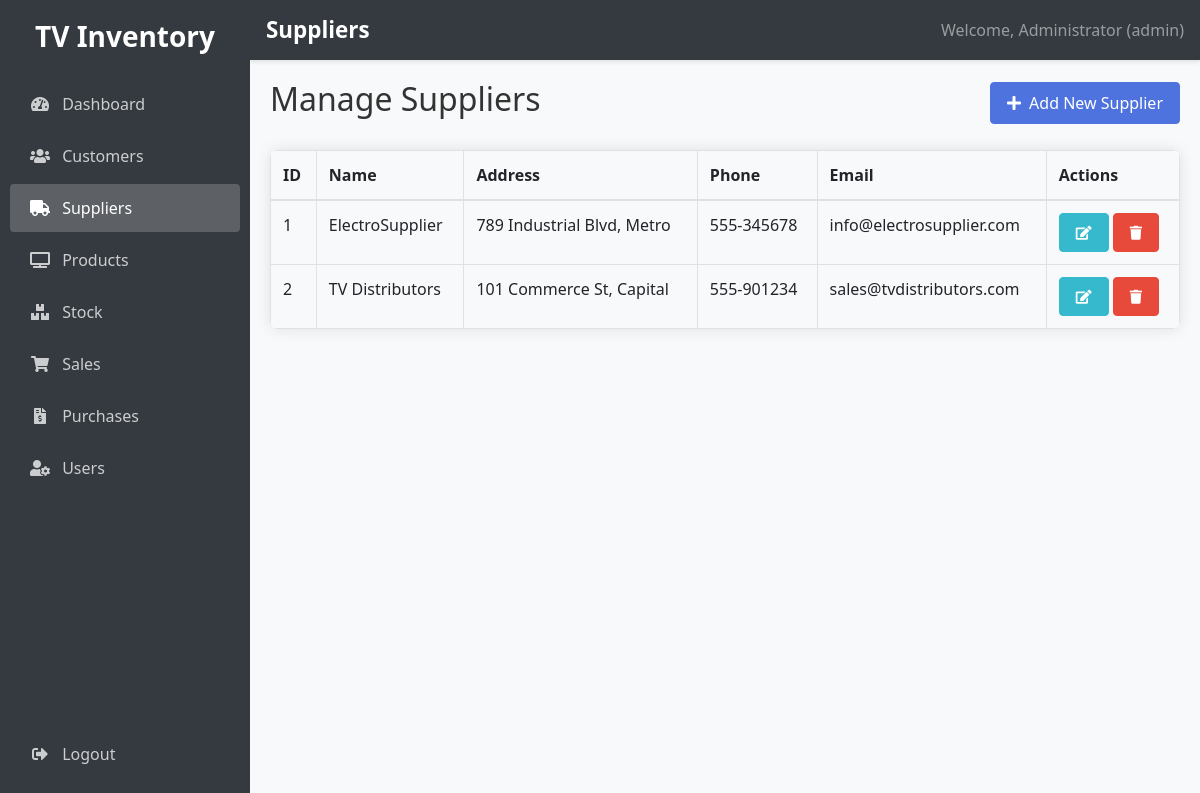
Page /suppliers.php (signed in) on the committed database.
### tables this page shows
CREATE TABLE suppliers (
    id INT AUTO_INCREMENT PRIMARY KEY,
    name VARCHAR(100) NOT NULL,
    address TEXT,
    phone VARCHAR(20),
    email VARCHAR(100),
    created_at TIMESTAMP DEFAULT CURRENT_TIMESTAMP
);

### suppliers.php (the view, shortened to what this page needs)
<?php
require_once "config.php";
 $suppliers = [];
 $sql = "SELECT * FROM suppliers ORDER BY name";
if($result = mysqli_query($conn, $sql)){
    while($row = mysqli_fetch_assoc($result)){
        $suppliers[] = $row;
    }
}
?>
<!DOCTYPE html>
<html lang="en">
<head>
    <link rel="stylesheet" href="https://stackpath.bootstrapcdn.com/bootstrap/4.5.2/css/bootstrap.min.css">
    <link rel="stylesheet" href="https://cdnjs.cloudflare.com/ajax/libs/font-awesome/5.15.1/css/all.min.css">
    <link rel="stylesheet" href="style.css">
</head>
<body>
    <div class="sidebar" style="width: 250px;">
        <div class="text-center mb-4">
            <h3>TV Inventory</h3>
        </div>
        <ul class="nav flex-column">
            <li class="nav-item">
                <a class="nav-link" href="dashboard.php">
                    <i class="fas fa-tachometer-alt mr-2"></i> Dashboard
                </a>
            </li>
            <?php if($_SESSION["role"] == "admin" || $_SESSION["role"] == "karyawan"): ?>
            <li class="nav-item">
                <a class="nav-link" href="customers.php">
                    <i class="fas fa-users mr-2"></i> Customers
                </a>
            </li>
            <li class="nav-item">
                <a class="nav-link active" href="suppliers.php">
                    <i class="fas fa-truck mr-2"></i> Suppliers
                </a>
            </li>
            <li class="nav-item">
                <a class="nav-link" href="products.php">
                    <i class="fas fa-tv mr-2"></i> Products
                </a>
            </li>
            <li class="nav-item">
                <a class="nav-link" href="stock.php">
                    <i class="fas fa-boxes mr-2"></i> Stock
                </a>
            </li>
            <li class="nav-item">
                <a class="nav-link" href="sales.php">
                    <i class="fas fa-shopping-cart mr-2"></i> Sales
                </a>
            </li>
            <li class="nav-item">
                <a class="nav-link" href="purchases.php">
                    <i class="fas fa-file-invoice-dollar mr-2"></i> Purchases
                </a>
            </li>
            <?php endif; ?>
            <?php if($_SESSION["role"] == "admin"): ?>
            <li class="nav-item">
                <a class="nav-link" href="users.php">
                    <i class="fas fa-user-cog mr-2"></i> Users
                </a>
            </li>
            <?php endif; ?>
            <li class="nav-item mt-auto">
                <a class="nav-link" href="logout.php">
                    <i class="fas fa-sign-out-alt mr-2"></i> Logout
                </a>
            </li>
        </ul>
    </div>
    <nav class="navbar navbar-expand-lg navbar-dark bg-dark">
        <span class="navbar-brand">Suppliers</span>
        <span class="navbar-text ml-auto">
            Welcome, <?php echo htmlspecialchars($_SESSION["name"]); ?> (<?php echo htmlspecialchars($_SESSION["role"]); ?>)
        </span>
    </nav>
    <div class="content">
        <div class="d-flex justify-content-between align-items-center mb-4">
            <h2>Manage Suppliers</h2>
            <button type="button" class="btn btn-primary" data-toggle="modal" data-target="#addSupplierModal">
                <i class="fas fa-plus mr-2"></i>Add New Supplier
            </button>
        </div>
        <div class="table-responsive">
            <table class="table table-bordered" width="100%" cellspacing="0">
                <thead>
                    <tr>
                        <th>ID</th>
                        <th>Name</th>
                        <th>Address</th>
                        <th>Phone</th>
                        <th>Email</th>
                        <th>Actions</th>
                    </tr>
                </thead>
                <tbody>
                    <?php if(empty($suppliers)): ?>
                        <tr>
                            <td colspan="6" class="text-center">No suppliers found</td>
                        </tr>
                    <?php else: ?>
                        <?php foreach($suppliers as $supplier): ?>
                            <tr>
                                <td><?php echo $supplier['id']; ?></td>
                                <td><?php echo $supplier['name']; ?></td>
                                <td><?php echo $supplier['address']; ?></td>
                                <td><?php echo $supplier['phone']; ?></td>
                                <td><?php echo $supplier['email']; ?></td>
                                <td>
                                    <a href="edit_supplier.php?id=<?php echo $supplier['id']; ?>" class="btn btn-info btn-sm">
                                        <i class="fas fa-edit"></i>
                                    </a>
                                    <a href="suppliers.php?delete=<?php echo $supplier['id']; ?>" class="btn btn-danger btn-sm" onclick="return confirm('Are you sure you want to delete this supplier?');">
                                        <i class="fas fa-trash"></i>
                                    </a>
                                </td>
                            </tr>
                        <?php endforeach; ?>
                    <?php endif; ?>
                </tbody>
            </table>
        </div>
    </div>
</body>
</html>

### style.css (style rules this page uses)
body { font-family: 'Segoe UI', Tahoma, Geneva, Verdana, sans-serif; background-color: #f8f9fa; color: #333; }
.sidebar { height: 100vh; background-color: #343a40; color: white; position: fixed; top: 0; left: 0; z-index: 100; padding-top: 20px; width: 250px; transition: all 0.3s; }
.sidebar .text-center { margin-bottom: 30px; }
.sidebar h3 { font-weight: bold; color: #fff; }
.sidebar .nav-link { color: rgba(255,255,255,.75); padding: 12px 20px; border-radius: 4px; margin: 2px 10px; transition: all 0.3s; }
.sidebar .nav-link.active { color: white; background-color: rgba(255,255,255,.2); }
.sidebar .nav-link i { margin-right: 10px; width: 20px; text-align: center; }
.sidebar .nav-item:last-child { margin-top: auto; position: absolute; bottom: 20px; width: calc(100% - 20px); }
.content { margin-left: 250px; padding: 20px; min-height: 100vh; transition: all 0.3s; }
.navbar { margin-left: 250px; width: calc(100% - 250px); background-color: #343a40 !important; box-shadow: 0 2px 4px rgba(0,0,0,.1); transition: all 0.3s; }
.navbar-brand { font-weight: bold; font-size: 1.4rem; }
.table-responsive { border-radius: 8px; box-shadow: 0 0 15px rgba(0,0,0,0.1); margin-bottom: 25px; overflow: hidden; }
.table { margin-bottom: 0; }
.table th { background-color: #f8f9fa; font-weight: 600; border-top: none; }
.table-bordered th, .table-bordered td { border: 1px solid #dee2e6; }
.btn { border-radius: 4px; font-weight: 500; padding: 8px 16px; transition: all 0.3s; }
.btn-primary { background-color: #4e73df; border-color: #4e73df; }
.btn-info { background-color: #36b9cc; border-color: #36b9cc; }
.btn-danger { background-color: #e74a3b; border-color: #e74a3b; }

### rows in the picture
suppliers: id "1", name "ElectroSupplier", address "789 Industrial Blvd, Metro", phone "555-345678", email "info@electrosupplier.com"
suppliers: id "2", name "TV Distributors", address "101 Commerce St, Capital", phone "555-901234", email "sales@tvdistributors.com"

### other values in the picture
$_SESSION["name"] "Administrator"
$_SESSION["role"] "admin"
